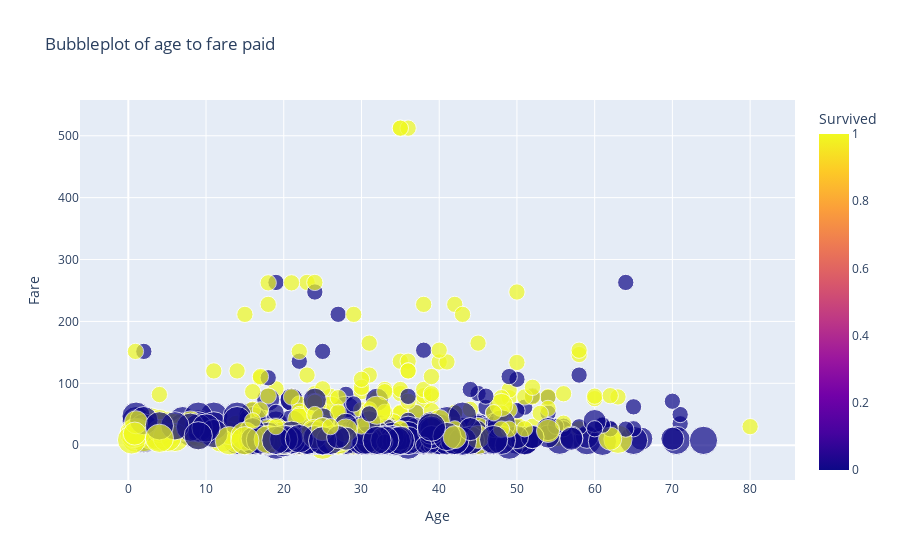

Notebook code cell kept with this figure:
### Code cell
import plotly.express as px 
  
Tit = px.data.iris() 
  
fig = px.scatter(tit, x="Age", y="Fare", 
                 color="Survived", 
                 size='Pclass', title= "Bubbleplot of age to fare paid",
                 hover_data=['Name']) 
  
fig.show()

### Figure 1 — Plotly figure (JSON) as saved in the notebook; plotly's stock layout.template omitted (floating-point values rounded to 4 significant figures; data arrays with more than 128 entries replaced by an {"elided": "..."} marker saying what was removed)
{"data": [{"customdata": {"elided": "891x1 str values"}, "hovertemplate": "Age=%{x}<br>Fare=%{y}<br>Pclass=%{marker.size}<br>Name=%{customdata[0]}<br>Survived=%{marker.color}<extra></extra>", "legendgroup": "", "marker": {"color": {"elided": "891 int values"}, "coloraxis": "coloraxis", "size": {"elided": "891 int values"}, "sizemode": "area", "sizeref": 0.0075, "symbol": "circle"}, "mode": "markers", "name": "", "orientation": "v", "showlegend": false, "type": "scatter", "x": {"elided": "891 float values"}, "xaxis": "x", "y": {"elided": "891 float values"}, "yaxis": "y"}], "layout": {"coloraxis": {"colorbar": {"title": {"text": "Survived"}}, "colorscale": [[0, "#0d0887"], [0.1111, "#46039f"], [0.2222, "#7201a8"], [0.3333, "#9c179e"], [0.4444, "#bd3786"], [0.5556, "#d8576b"], [0.6667, "#ed7953"], [0.7778, "#fb9f3a"], [0.8889, "#fdca26"], [1, "#f0f921"]]}, "legend": {"itemsizing": "constant", "tracegroupgap": 0}, "title": {"text": "Bubbleplot of age to fare paid"}, "xaxis": {"anchor": "y", "domain": [0, 1], "title": {"text": "Age"}}, "yaxis": {"anchor": "x", "domain": [0, 1], "title": {"text": "Fare"}}}}
